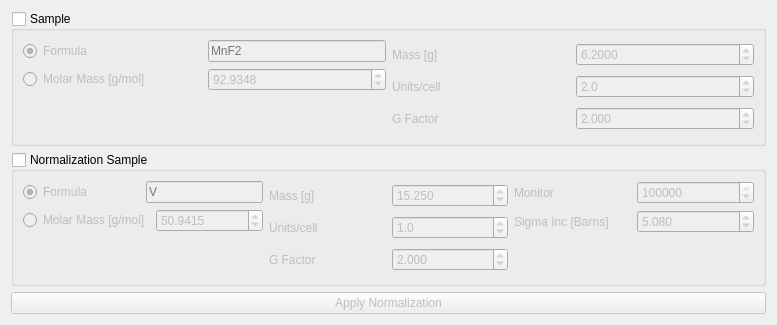
<?xml version="1.0" encoding="UTF-8"?>
<ui version="4.0">
 <class>Form</class>
 <widget class="QWidget" name="Form">
  <property name="geometry">
   <rect>
    <x>0</x>
    <y>0</y>
    <width>777</width>
    <height>325</height>
   </rect>
  </property>
  <property name="windowTitle">
   <string>Form</string>
  </property>
  <layout class="QVBoxLayout" name="verticalLayout_7">
   <item>
    <widget class="QGroupBox" name="SampleManager_sampleGroupBox_checkBox">
     <property name="title">
      <string>Sample</string>
     </property>
     <property name="flat">
      <bool>false</bool>
     </property>
     <property name="checkable">
      <bool>true</bool>
     </property>
     <property name="checked">
      <bool>false</bool>
     </property>
     <layout class="QHBoxLayout" name="horizontalLayout_4">
      <item>
       <layout class="QHBoxLayout" name="horizontalLayout">
        <item>
         <layout class="QVBoxLayout" name="verticalLayout">
          <item>
           <layout class="QHBoxLayout" name="horizontalLayout_6">
            <item>
             <widget class="QRadioButton" name="SampleManager_SampleFormula_radioButton">
              <property name="text">
               <string>Formula</string>
              </property>
              <property name="checked">
               <bool>true</bool>
              </property>
              <attribute name="buttonGroup">
               <string notr="true">buttonGroup</string>
              </attribute>
             </widget>
            </item>
            <item>
             <widget class="QLineEdit" name="SampleManager_sampleFormula_lineEdit">
              <property name="sizePolicy">
               <sizepolicy hsizetype="Preferred" vsizetype="Fixed">
                <horstretch>0</horstretch>
                <verstretch>0</verstretch>
               </sizepolicy>
              </property>
              <property name="placeholderText">
               <string>MnF2</string>
              </property>
             </widget>
            </item>
           </layout>
          </item>
          <item>
           <layout class="QHBoxLayout" name="horizontalLayout_5">
            <item>
             <widget class="QRadioButton" name="SampleManager_SampleMolarMass_radioButton">
              <property name="text">
               <string>Molar Mass [g/mol]</string>
              </property>
              <attribute name="buttonGroup">
               <string notr="true">buttonGroup</string>
              </attribute>
             </widget>
            </item>
            <item>
             <widget class="QDoubleSpinBox" name="SampleManager_SampleMolarMass_spinBox">
              <property name="decimals">
               <number>4</number>
              </property>
              <property name="maximum">
               <double>99999.990000000005239</double>
              </property>
              <property name="value">
               <double>92.934799999999996</double>
              </property>
             </widget>
            </item>
           </layout>
          </item>
          <item>
           <spacer name="verticalSpacer_3">
            <property name="orientation">
             <enum>Qt::Vertical</enum>
            </property>
            <property name="sizeHint" stdset="0">
             <size>
              <width>20</width>
              <height>40</height>
             </size>
            </property>
           </spacer>
          </item>
         </layout>
        </item>
        <item>
         <layout class="QVBoxLayout" name="verticalLayout_3">
          <item>
           <layout class="QHBoxLayout" name="horizontalLayout_2">
            <item>
             <widget class="QLabel" name="label_2">
              <property name="text">
               <string>Mass [g]</string>
              </property>
             </widget>
            </item>
            <item>
             <widget class="QDoubleSpinBox" name="SampleManager_SampleMass_spinBox">
              <property name="decimals">
               <number>4</number>
              </property>
              <property name="singleStep">
               <double>0.100000000000000</double>
              </property>
              <property name="value">
               <double>6.200000000000000</double>
              </property>
             </widget>
            </item>
           </layout>
          </item>
          <item>
           <layout class="QHBoxLayout" name="horizontalLayout_3">
            <item>
             <widget class="QLabel" name="label_3">
              <property name="text">
               <string>Units/cell</string>
              </property>
             </widget>
            </item>
            <item>
             <widget class="QDoubleSpinBox" name="SampleManager_SampleUnitsPerCell_spinBox">
              <property name="decimals">
               <number>1</number>
              </property>
              <property name="value">
               <double>2.000000000000000</double>
              </property>
             </widget>
            </item>
           </layout>
          </item>
          <item>
           <layout class="QHBoxLayout" name="horizontalLayout_7">
            <item>
             <widget class="QLabel" name="label_6">
              <property name="text">
               <string>G Factor</string>
              </property>
             </widget>
            </item>
            <item>
             <widget class="QDoubleSpinBox" name="SampleManager_SampleGFactor_spinBox">
              <property name="decimals">
               <number>3</number>
              </property>
              <property name="maximum">
               <double>999.990000000000009</double>
              </property>
              <property name="value">
               <double>2.000000000000000</double>
              </property>
             </widget>
            </item>
           </layout>
          </item>
         </layout>
        </item>
        <item>
         <layout class="QVBoxLayout" name="verticalLayout_4">
          <property name="sizeConstraint">
           <enum>QLayout::SetDefaultConstraint</enum>
          </property>
         </layout>
        </item>
       </layout>
      </item>
     </layout>
    </widget>
   </item>
   <item>
    <widget class="QGroupBox" name="SampleManager_normalziationSampleGroupBox_checkBox">
     <property name="title">
      <string>Normalization Sample</string>
     </property>
     <property name="flat">
      <bool>false</bool>
     </property>
     <property name="checkable">
      <bool>true</bool>
     </property>
     <property name="checked">
      <bool>false</bool>
     </property>
     <property name="border" stdset="0">
      <string>&quot;1 px solid gray;&quot;</string>
     </property>
     <property name="border-radius" stdset="0">
      <string>&quot;9 px;&quot;</string>
     </property>
     <property name="margin-top" stdset="0">
      <string>&quot;0.5em;&quot;</string>
     </property>
     <layout class="QHBoxLayout" name="horizontalLayout_8">
      <item>
       <layout class="QHBoxLayout" name="horizontalLayout_9">
        <item>
         <layout class="QVBoxLayout" name="verticalLayout_2">
          <item>
           <layout class="QHBoxLayout" name="horizontalLayout_10">
            <item>
             <widget class="QRadioButton" name="radioButton">
              <property name="text">
               <string>Formula</string>
              </property>
              <property name="checked">
               <bool>true</bool>
              </property>
              <attribute name="buttonGroup">
               <string notr="true">buttonGroup_2</string>
              </attribute>
             </widget>
            </item>
            <item>
             <widget class="QLineEdit" name="SampleManager_NormalizationSampleFormula_lineEdit">
              <property name="sizePolicy">
               <sizepolicy hsizetype="Preferred" vsizetype="Fixed">
                <horstretch>0</horstretch>
                <verstretch>0</verstretch>
               </sizepolicy>
              </property>
              <property name="placeholderText">
               <string>V</string>
              </property>
             </widget>
            </item>
           </layout>
          </item>
          <item>
           <layout class="QHBoxLayout" name="horizontalLayout_14">
            <property name="sizeConstraint">
             <enum>QLayout::SetDefaultConstraint</enum>
            </property>
            <property name="leftMargin">
             <number>0</number>
            </property>
            <property name="topMargin">
             <number>0</number>
            </property>
            <property name="rightMargin">
             <number>0</number>
            </property>
            <property name="bottomMargin">
             <number>0</number>
            </property>
            <item>
             <widget class="QRadioButton" name="radioButton_2">
              <property name="text">
               <string>Molar Mass [g/mol]</string>
              </property>
              <attribute name="buttonGroup">
               <string notr="true">buttonGroup_2</string>
              </attribute>
             </widget>
            </item>
            <item>
             <widget class="QDoubleSpinBox" name="doubleSpinBox">
              <property name="decimals">
               <number>4</number>
              </property>
              <property name="maximum">
               <double>99999.990000000005239</double>
              </property>
              <property name="value">
               <double>50.941499999999998</double>
              </property>
             </widget>
            </item>
           </layout>
          </item>
          <item>
           <spacer name="verticalSpacer_2">
            <property name="orientation">
             <enum>Qt::Vertical</enum>
            </property>
            <property name="sizeHint" stdset="0">
             <size>
              <width>20</width>
              <height>40</height>
             </size>
            </property>
           </spacer>
          </item>
         </layout>
        </item>
        <item>
         <layout class="QVBoxLayout" name="verticalLayout_5">
          <item>
           <layout class="QHBoxLayout" name="horizontalLayout_11">
            <item>
             <widget class="QLabel" name="label_9">
              <property name="text">
               <string>Mass [g]</string>
              </property>
             </widget>
            </item>
            <item>
             <widget class="QDoubleSpinBox" name="SampleManager_NormalizationSampleMass_spinBox">
              <property name="decimals">
               <number>3</number>
              </property>
              <property name="singleStep">
               <double>0.100000000000000</double>
              </property>
              <property name="value">
               <double>15.250000000000000</double>
              </property>
             </widget>
            </item>
           </layout>
          </item>
          <item>
           <layout class="QHBoxLayout" name="horizontalLayout_12">
            <item>
             <widget class="QLabel" name="label_10">
              <property name="text">
               <string>Units/cell</string>
              </property>
             </widget>
            </item>
            <item>
             <widget class="QDoubleSpinBox" name="SampleManager_NormalizationSampleUnitsPerCell_spinBox">
              <property name="decimals">
               <number>1</number>
              </property>
              <property name="value">
               <double>1.000000000000000</double>
              </property>
             </widget>
            </item>
           </layout>
          </item>
          <item>
           <layout class="QHBoxLayout" name="horizontalLayout_16">
            <item>
             <widget class="QLabel" name="label_8">
              <property name="text">
               <string>G Factor</string>
              </property>
             </widget>
            </item>
            <item>
             <widget class="QDoubleSpinBox" name="SampleManager_NormalizationSampleGFactor_spinBox">
              <property name="sizePolicy">
               <sizepolicy hsizetype="Preferred" vsizetype="Fixed">
                <horstretch>0</horstretch>
                <verstretch>0</verstretch>
               </sizepolicy>
              </property>
              <property name="decimals">
               <number>3</number>
              </property>
              <property name="maximum">
               <double>999.990000000000009</double>
              </property>
              <property name="value">
               <double>2.000000000000000</double>
              </property>
             </widget>
            </item>
           </layout>
          </item>
         </layout>
        </item>
        <item>
         <layout class="QVBoxLayout" name="verticalLayout_6">
          <item>
           <layout class="QHBoxLayout" name="horizontalLayout_13">
            <item>
             <widget class="QLabel" name="label_14">
              <property name="text">
               <string>Monitor</string>
              </property>
             </widget>
            </item>
            <item>
             <widget class="QDoubleSpinBox" name="SampleManager_NormalizationUnitsPerCell_spinBox">
              <property name="decimals">
               <number>0</number>
              </property>
              <property name="maximum">
               <double>10000000.000000000000000</double>
              </property>
              <property name="singleStep">
               <double>1000.000000000000000</double>
              </property>
              <property name="value">
               <double>100000.000000000000000</double>
              </property>
             </widget>
            </item>
           </layout>
          </item>
          <item>
           <layout class="QHBoxLayout" name="horizontalLayout_15">
            <item>
             <widget class="QLabel" name="label_13">
              <property name="text">
               <string>Sigma Inc [Barns]</string>
              </property>
             </widget>
            </item>
            <item>
             <widget class="QDoubleSpinBox" name="SampleManager_NormalizationSampleSigmaInc_spinBox">
              <property name="sizePolicy">
               <sizepolicy hsizetype="Preferred" vsizetype="Fixed">
                <horstretch>0</horstretch>
                <verstretch>0</verstretch>
               </sizepolicy>
              </property>
              <property name="decimals">
               <number>3</number>
              </property>
              <property name="value">
               <double>5.080000000000000</double>
              </property>
             </widget>
            </item>
           </layout>
          </item>
          <item>
           <spacer name="verticalSpacer">
            <property name="orientation">
             <enum>Qt::Vertical</enum>
            </property>
            <property name="sizeHint" stdset="0">
             <size>
              <width>20</width>
              <height>40</height>
             </size>
            </property>
           </spacer>
          </item>
         </layout>
        </item>
       </layout>
      </item>
     </layout>
    </widget>
   </item>
   <item>
    <widget class="QPushButton" name="SampleManager_ApplyNormalization_button">
     <property name="enabled">
      <bool>false</bool>
     </property>
     <property name="text">
      <string>Apply Normalization</string>
     </property>
    </widget>
   </item>
  </layout>
 </widget>
 <resources/>
 <connections/>
 <buttongroups>
  <buttongroup name="buttonGroup"/>
  <buttongroup name="buttonGroup_2"/>
 </buttongroups>
</ui>
